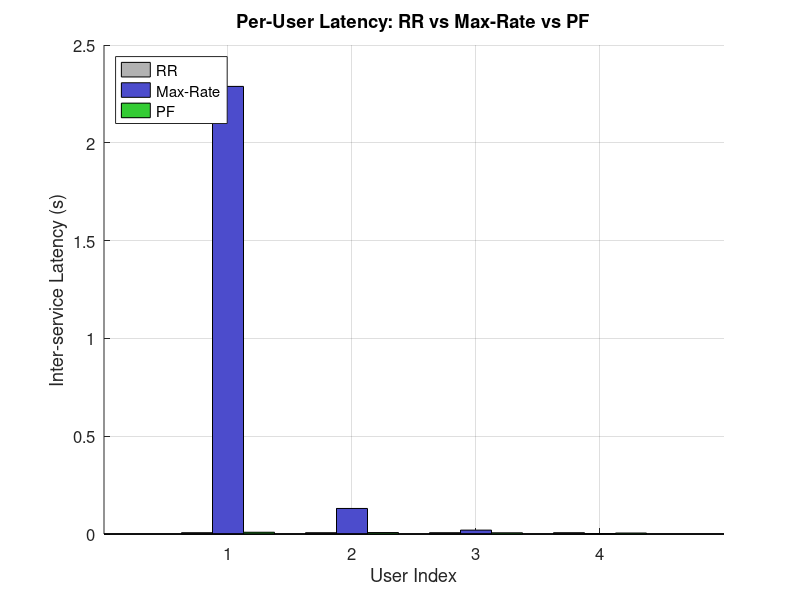
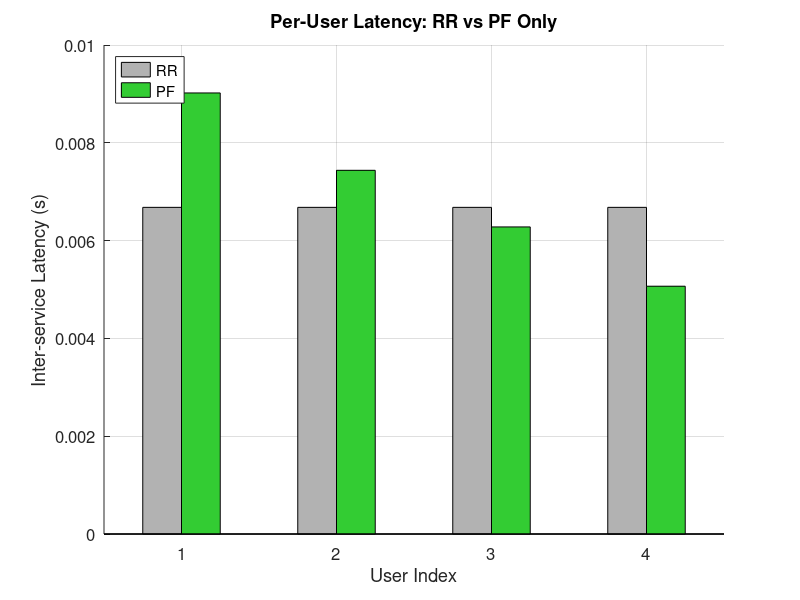
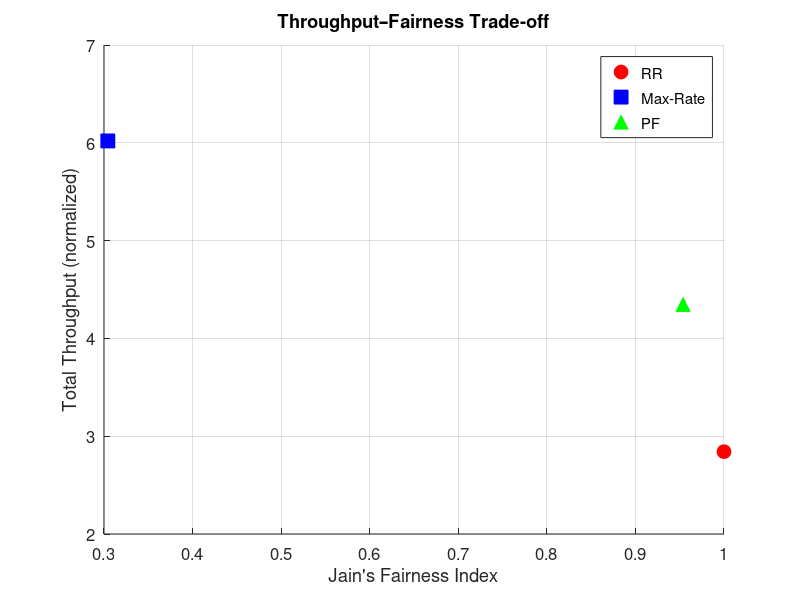
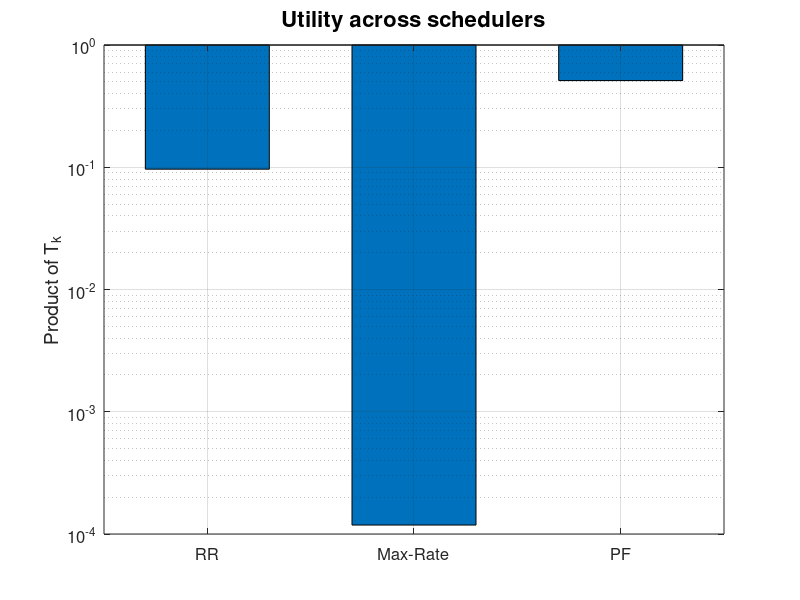

MATLAB code for these plots, in order:
%% 1. Comparison of Various Schedulers in Asymmetric Environment
% Detail: K=4, each with different SNR ([0, 5, 10, 20] dB)
clc;
clear;

% Simulation parameters
slot_len = 1.67e-3;    
Nslots   = 10000;       
K        = 4;           
t_c      = 1000;      

% Asymmetric channel environment scenario
meanSNR_dB = [0; 5; 10; 20];
meanSNR    = 10.^(meanSNR_dB/10);

% Channel model: Rayleigh fading
R = zeros(K, Nslots);
for n = 1:Nslots
    h2 = exprnd(1, [K,1]);              % |h|^2 ~ Exp(1)
    R(:,n) = log2(1 + meanSNR .* h2);   % {R_k}
end

% 1) Round-Robin
serviceSlots_RR = cell(K,1);
for n = 1:Nslots
    k = mod(n-1, K) + 1;
    serviceSlots_RR{k}(end+1) = n;
end
latRR = zeros(K,1);
for k = 1:K
    latRR(k) = mean(diff(serviceSlots_RR{k})) * slot_len;
end

% 2) Max-Rate
serviceSlots_MR = cell(K,1);
for n = 1:Nslots
    [~, k] = max(R(:,n));
    serviceSlots_MR{k}(end+1) = n;
end
latMR = zeros(K,1);
for k = 1:K
    latMR(k) = mean(diff(serviceSlots_MR{k})) * slot_len;
end

% 3) Proportional-Fair
T = ones(K,1) * mean(R(:,1));  % Same initialization T_k[1] across users
alpha = 1/t_c;
serviceSlots_PF = cell(K,1);
for n = 1:Nslots
    PFmetric = R(:,n) ./ T;
    [~, k] = max(PFmetric);
    serviceSlots_PF{k}(end+1) = n;
    % EMA
    T = (1-alpha)*T;
    T(k) = T(k) + alpha * R(k,n);
end
latPF = zeros(K,1);
for k = 1:K
    latPF(k) = mean(diff(serviceSlots_PF{k})) * slot_len;
end

% Plots
users = 1:K;
figure('Name','All Schedulers','NumberTitle','off'); hold on;
bar(users - 0.25, latRR, 0.25, 'FaceColor',[.7 .7 .7], 'DisplayName','RR');
bar(users       , latMR, 0.25, 'FaceColor',[.3 .3 .8], 'DisplayName','Max-Rate');
bar(users + 0.25, latPF, 0.25, 'FaceColor',[.2 .8 .2], 'DisplayName','PF');
xticks(users);
xlabel('User Index','FontSize',14);
ylabel('Inter-service Latency (s)','FontSize',14);
title('Per‐User Latency: RR vs Max-Rate vs PF','FontSize',16);
legend('Location','northwest','FontSize',12);
set(gca,'FontSize',12);
grid on;

figure('Name','RR vs PF','NumberTitle','off'); hold on;
bar(users - 0.125, latRR, 0.25, 'FaceColor',[.7 .7 .7], 'DisplayName','RR');
bar(users + 0.125, latPF, 0.25, 'FaceColor',[.2 .8 .2], 'DisplayName','PF');
xticks(users);
xlabel('User Index','FontSize',14);
ylabel('Inter-service Latency (s)','FontSize',14);
title('Per‐User Latency: RR vs PF Only','FontSize',16);
legend('Location','northwest','FontSize',12);
set(gca,'FontSize',12);
grid on;

% 1) Average Throughput.
thrptRR = zeros(K,1);
thrptMR = zeros(K,1);
thrptPF = zeros(K,1);
for k = 1:K
    thrptRR(k) = sum( R(k, serviceSlots_RR{k}) ) * slot_len / (Nslots*slot_len);
    thrptMR(k) = sum( R(k, serviceSlots_MR{k}) ) * slot_len / (Nslots*slot_len);
    thrptPF(k) = sum( R(k, serviceSlots_PF{k}) ) * slot_len / (Nslots*slot_len);
end

% 2) Total Throughput
totalRR = sum(thrptRR);
totalMR = sum(thrptMR);
totalPF = sum(thrptPF);

% 3) Jain's Fairness Index
slotCount_RR = cellfun(@numel, serviceSlots_RR);   % K×1
slotCount_MR = cellfun(@numel, serviceSlots_MR);
slotCount_PF = cellfun(@numel, serviceSlots_PF);

% Jain’s fairness: (sum(n_k)^2) / (K * sum(n_k.^2))
fairRR = (sum(slotCount_RR)^2) / (K * sum(slotCount_RR.^2));
fairMR = (sum(slotCount_MR)^2) / (K * sum(slotCount_MR.^2));
fairPF = (sum(slotCount_PF)^2) / (K * sum(slotCount_PF.^2));

% 4) Trade-off Scatter Plot
% Trade-off Scatter Plot with custom markers/colors
figure; hold on;
scatter(fairRR, totalRR, 100, 'o', 'MarkerEdgeColor','r',  'MarkerFaceColor','r', 'DisplayName','RR');
scatter(fairMR, totalMR, 100, 's', 'MarkerEdgeColor','b',  'MarkerFaceColor','b', 'DisplayName','Max-Rate');
scatter(fairPF, totalPF, 100, '^', 'MarkerEdgeColor','g',  'MarkerFaceColor','g', 'DisplayName','PF');

xlabel('Jain''s Fairness Index','FontSize',14);
ylabel('Total Throughput (normalized)','FontSize',14);
title('Throughput–Fairness Trade-off','FontSize',16);
legend('Location','best','FontSize',12);
grid on;
set(gca,'FontSize',12);

% 1) Product of throughputs 
P_RR = prod(thrptRR);    % \prod_k T_k for Round-Robin
P_MR = prod(thrptMR);    % for Max-Rate
P_PF = prod(thrptPF);    % for Proportional-Fair

% 2) figure
figure;
bar([P_RR, P_MR, P_PF], 0.6);
set(gca,'XTickLabel',{'RR','Max-Rate','PF'}, 'FontSize',12);
set(gca,'YScale','log')
ylabel('Product of T_k','FontSize',14);
title('Utility across schedulers','FontSize',16);
grid on;